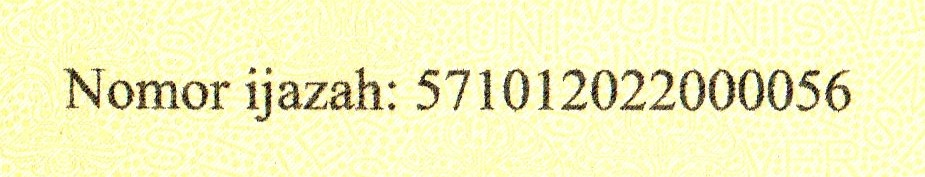
#> input picture citra4/01_HighQuality_Enhanced.jpg, 925 x 177 px, found by its file name; its folder holds only this picture in this run
$ python ocr.py
#> lines starting #> are read from the running program, lines starting #| are printed output that depends on the picture
import cv2
import pytesseract
import numpy as np
import os

# ==========================================
# PENGATURAN TESSERACT
# ==========================================

pytesseract.pytesseract.tesseract_cmd = (
    r"C:\Program Files\Tesseract-OCR\tesseract.exe"
)

# ==========================================
# FOLDER GAMBAR
# ==========================================

folder = r"D:\citra4"

# ==========================================
# FILE HASIL OCR
# ==========================================

file_hasil = os.path.join(folder, "hasil_ocr.txt")

# ==========================================
# PROSES OCR 9 GAMBAR
# ==========================================

with open(file_hasil, "w", encoding="utf-8") as output:

    print("=" * 70)
    print("HASIL OCR 9 GAMBAR")
    print("=" * 70)

    output.write("=" * 70 + "\n")
    output.write("HASIL OCR 9 GAMBAR\n")
    output.write("=" * 70 + "\n\n")

    for i in range(1, 10):

        print("\n" + "=" * 70)
        print(f"ENHANCEMENT {i}")
        print("=" * 70)

        output.write("\n" + "=" * 70 + "\n")
        output.write(f"ENHANCEMENT {i}\n")
        output.write("=" * 70 + "\n")

        # ======================================
        # MENCARI GAMBAR
        # ======================================

        nama_awal = f"{i:02d}_"

        daftar_file = [
            file for file in os.listdir(folder)
            if file.startswith(nama_awal)
            and file.lower().endswith(".jpg")
        ]

        if len(daftar_file) == 0:

            print(f"Gambar {i} tidak ditemukan!")

            output.write("Gambar tidak ditemukan!\n")

            continue

        # Mengambil file pertama
        nama_file = daftar_file[0]

        path_gambar = os.path.join(
            folder,
            nama_file
        )

        # ======================================
        # MEMBACA GAMBAR
        # ======================================

        gambar = cv2.imread(path_gambar)
#> gambar is the input picture: shape (177, 925, 3); mean B, G, R 191.1, 241.7, 242.4

        if gambar is None:

            print(f"Gambar {i} gagal dibaca!")

            output.write("Gambar gagal dibaca!\n")

            continue

        # ======================================
        # GRAYSCALE
        # ======================================

        gray = cv2.cvtColor(
            gambar,
            cv2.COLOR_BGR2GRAY
        )
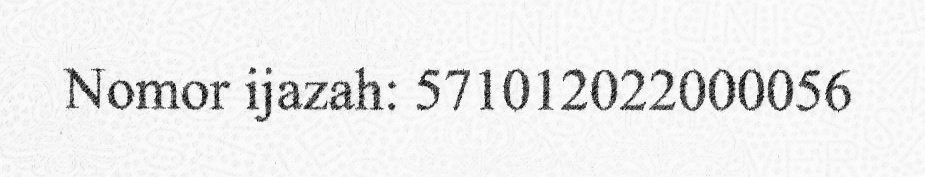
#> gray: shape (177, 925); min 1, max 254, mean 236.2

        # ======================================
        # 1. CITRA ASLI
        # ======================================

        original = gray.copy()

        # ======================================
        # 2. BRIGHTNESS ADJUSTMENT
        # Sama seperti enhancement.py
        # ======================================

        brightness = cv2.convertScaleAbs(
            gray,
            alpha=1.0,
            beta=40
        )
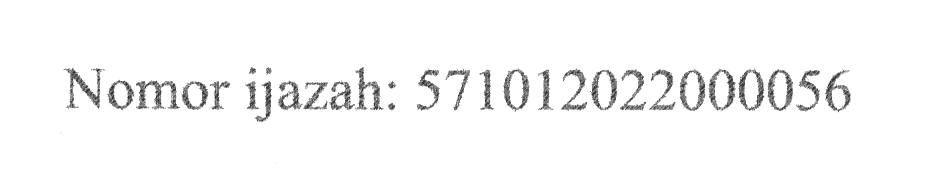
#> brightness: shape (177, 925); min 41, max 255, mean 247.1

        # ======================================
        # 3. CONTRAST STRETCHING
        # Sama seperti enhancement.py
        # ======================================

        min_val = np.min(gray)
#> min_val = 1
        max_val = np.max(gray)
#> max_val = 254

        if max_val > min_val:

            contrast_stretching = (
                (gray.astype(np.float32) - min_val)
                / (max_val - min_val)
                * 255
            ).astype(np.uint8)

        else:

            contrast_stretching = gray.copy()

        # ======================================
        # 4. HISTOGRAM EQUALIZATION
        # Sama seperti enhancement.py
        # ======================================

        histogram_equalization = cv2.equalizeHist(gray)
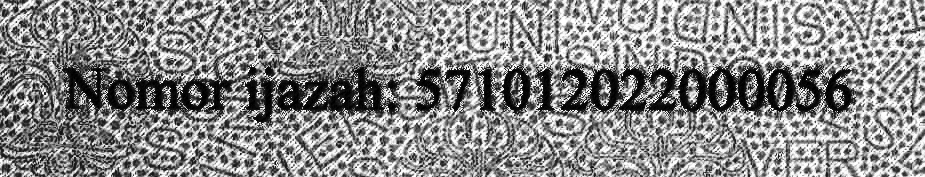
#> histogram_equalization: shape (177, 925); min 0, max 255, mean 136.8

        # ======================================
        # DAFTAR CITRA
        # ======================================

        daftar_citra = [
            ("Citra Asli", original),
            ("Brightness Adjustment", brightness),
            ("Contrast Stretching", contrast_stretching),
            ("Histogram Equalization", histogram_equalization)
        ]

        # ======================================
        # OCR
        # ======================================

        for nama_metode, citra in daftar_citra:

            # Threshold untuk membantu OCR
            _, threshold = cv2.threshold(
                citra,
                0,
                255,
                cv2.THRESH_BINARY + cv2.THRESH_OTSU
            )

            # OCR
#> (the run stopped early here; a loop or call above may not have finished)
